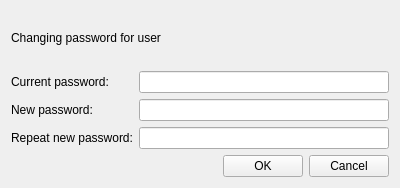
<?xml version="1.0" encoding="UTF-8"?>
<ui version="4.0">
 <class>Form</class>
 <widget class="QWidget" name="Form">
  <property name="geometry">
   <rect>
    <x>0</x>
    <y>0</y>
    <width>400</width>
    <height>188</height>
   </rect>
  </property>
  <property name="windowTitle">
   <string>Change password</string>
  </property>
  <property name="windowIcon">
   <iconset theme="user-info"/>
  </property>
  <layout class="QVBoxLayout" name="verticalLayout">
   <item>
    <widget class="QLabel" name="captionLabel">
     <property name="text">
      <string>Changing password for user</string>
     </property>
    </widget>
   </item>
   <item>
    <layout class="QFormLayout" name="formLayout">
     <item row="0" column="0">
      <widget class="QLabel" name="label">
       <property name="text">
        <string>Current password:</string>
       </property>
      </widget>
     </item>
     <item row="1" column="0">
      <widget class="QLabel" name="label_2">
       <property name="text">
        <string>New password:</string>
       </property>
      </widget>
     </item>
     <item row="2" column="0">
      <widget class="QLabel" name="label_3">
       <property name="text">
        <string>Repeat new password:</string>
       </property>
      </widget>
     </item>
     <item row="0" column="1">
      <widget class="QLineEdit" name="oldPasswordLineEdit">
       <property name="echoMode">
        <enum>QLineEdit::Password</enum>
       </property>
      </widget>
     </item>
     <item row="1" column="1">
      <widget class="QLineEdit" name="newPasswordLineEdit">
       <property name="echoMode">
        <enum>QLineEdit::Password</enum>
       </property>
      </widget>
     </item>
     <item row="2" column="1">
      <widget class="QLineEdit" name="repeatLineEdit">
       <property name="echoMode">
        <enum>QLineEdit::Password</enum>
       </property>
      </widget>
     </item>
    </layout>
   </item>
   <item>
    <layout class="QHBoxLayout" name="horizontalLayout">
     <item>
      <spacer name="horizontalSpacer">
       <property name="orientation">
        <enum>Qt::Horizontal</enum>
       </property>
       <property name="sizeHint" stdset="0">
        <size>
         <width>40</width>
         <height>20</height>
        </size>
       </property>
      </spacer>
     </item>
     <item>
      <widget class="QPushButton" name="okPushButton">
       <property name="text">
        <string>OK</string>
       </property>
      </widget>
     </item>
     <item>
      <widget class="QPushButton" name="cancelPushButton">
       <property name="text">
        <string>Cancel</string>
       </property>
      </widget>
     </item>
    </layout>
   </item>
  </layout>
 </widget>
 <resources/>
 <connections/>
</ui>
